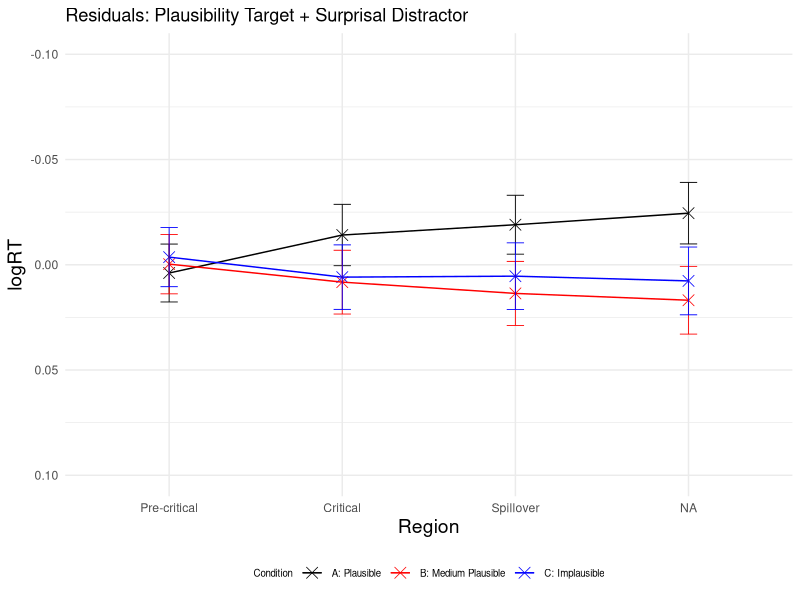
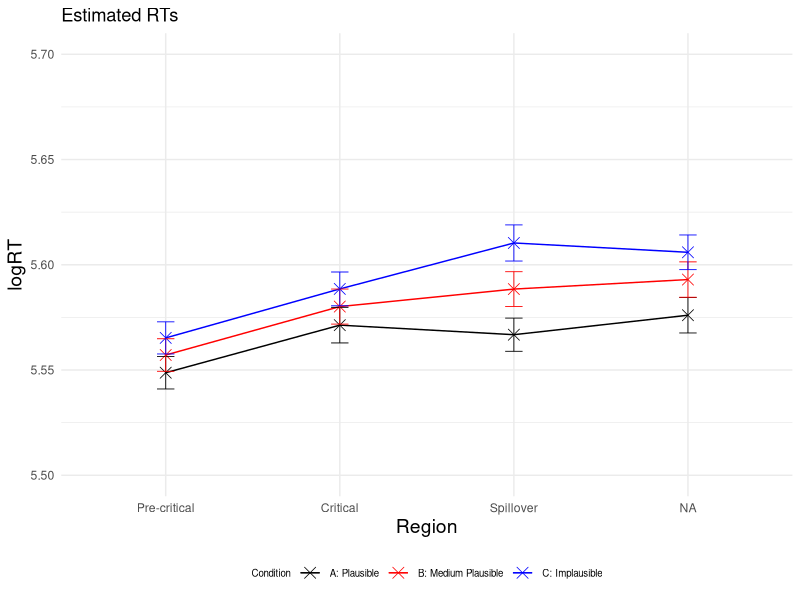
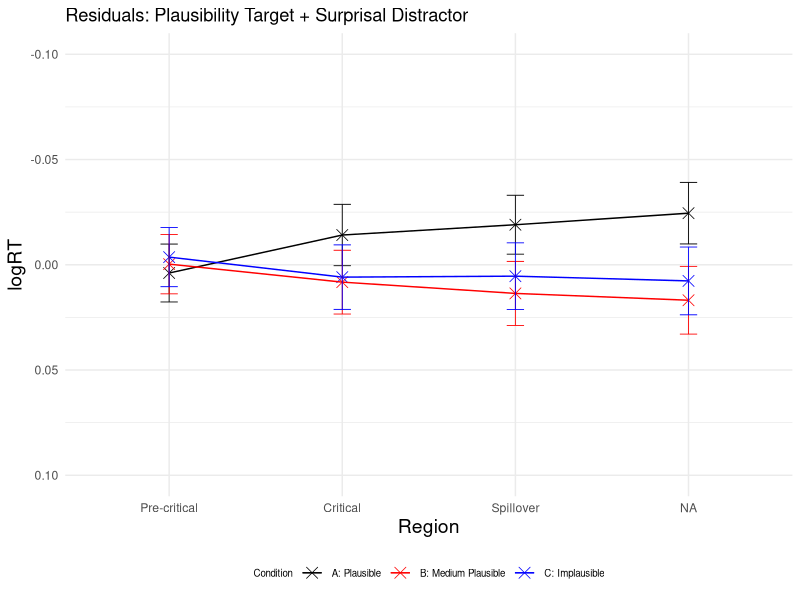
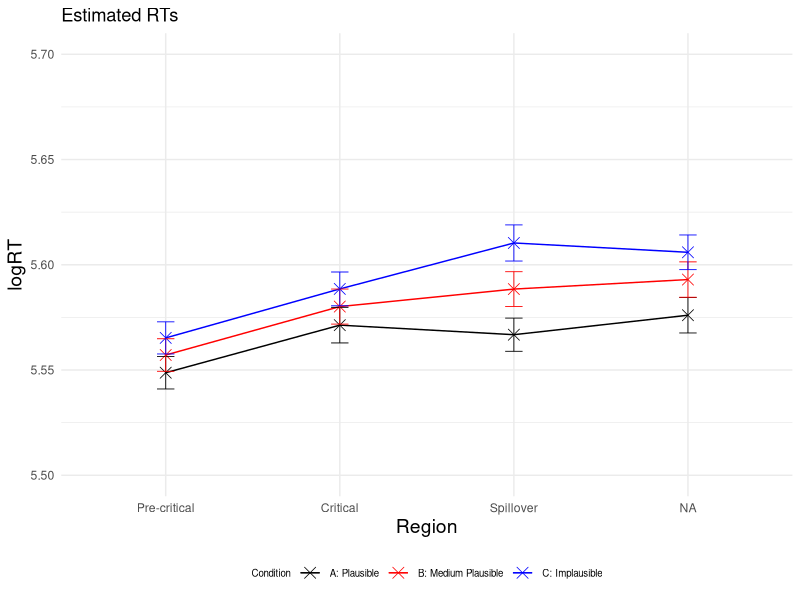

R code for these plots, in order:
### LMER ###
# load lme4 package
library(lme4)
library(dplyr)
library(ggplot2)
library(lmerTest)

setwd("~/Downloads/Master_Thesis/3_SPR_Study/Results_SPR_Plaus_single/")
GP6 <- read.csv("GP6SPR_processed.csv")


residuals <- data.frame(
  Region <- character(0),
  Condition <- character(0),
  Residual <- numeric(0),
  SE_Residual <- numeric(0)
)

logRT_estimated <- data.frame(
  Region <- character(0),
  Condition <- character(0),
  Estimated_logRT <- numeric(0),
  SE_Estimated <- numeric(0)
)


SPR_coefficients <- data.frame(
  Region <- character(0),
  Intercept <- numeric(0),
  Plausibility <- numeric(0),
  Surprisal <- numeric(0)
)


##### PRE-CRITICAL #####
# Precritical region
Precritical <- subset(GP6, Region == "Pre-critical")
# standardise predictors
Precritical$scaled_Plaus_Precritical <- scale(Precritical$SPR_Plaus_Rating)
Precritical$scaled_Surprisaldist_Precritical <- scale(Precritical$Surprisal_distractor)
# invert predictor plausibility
Precritical$inverted_scaled_Plaus_Precritical <- (Precritical$scaled_Plaus_Precritical) * (-1)
#log transform reading times
Precritical$logRT_Precritical <- log(Precritical$ReadingTime)



# define and run the linear mixed-effects regression model for the precritical region 
model_Precritical <- lmerTest::lmer(logRT_Precritical ~ inverted_scaled_Plaus_Precritical + scaled_Surprisaldist_Precritical + 
                                  (1 + inverted_scaled_Plaus_Precritical + scaled_Surprisaldist_Precritical | Subject) + 
                                  (1 + inverted_scaled_Plaus_Precritical + scaled_Surprisaldist_Precritical | Item), data = Precritical)

# print the summary of the model
summary_Precritical <- summary(model_Precritical)
print(summary_Precritical)

coefficients_Precritical <- summary_Precritical$coefficients

intercept <- coefficients_Precritical["(Intercept)", 1]
plaus_target_coeff <- coefficients_Precritical["(Intercept)", 1] + coefficients_Precritical["inverted_scaled_Plaus_Precritical", 1]
surprisal_distractor_coeff <- coefficients_Precritical["(Intercept)", 1] + coefficients_Precritical["scaled_Surprisaldist_Precritical", 1]

#####predict condition A, precritical#####
Precritical_A <- subset(Precritical, Condition == "A")
Precritical_A$Precritical_A_Predicted <- predict(model_Precritical, newdata = Precritical_A,  type = "response")

# calculate residuals
Residual_Precritical_A <- mean(Precritical_A$logRT_Precritical) - mean(Precritical_A$Precritical_A_Predicted)
Residual_Precritical_A
# observed RT for condition A precritical
Precrit_A_logRT_observed <- mean(Precritical_A$logRT_Precritical)
Precrit_A_logRT_observed
# estimated RT for condition A precritical
Precrit_A_logRT_estimated <- mean(Precritical_A$Precritical_A_Predicted)
Precrit_A_logRT_estimated

# calculate standard error for residuals
SE_Res_Precrit_A <- sqrt(sd(Precritical_A$logRT, na.rm = TRUE)^2/length(Precritical_A$logRT) + sd(Precritical_A$Precritical_A_Predicted, na.rm = TRUE)^2/length(Precritical_A$Precritical_A_Predicted))
SE_Res_Precrit_A
new_row_residuals <- data.frame(Region = 'Pre-critical', Condition = "A", Residual = Residual_Precritical_A, SE_Residual = SE_Res_Precrit_A)
residuals <- rbind(residuals, new_row_residuals)

# calculate standard error for logRT estimated
SE_est_Precrit_A <- sd(Precritical_A$Precritical_A_Predicted, na.rm = TRUE) / sqrt(length(Precritical_A$Precritical_A_Predicted)) 
SE_est_Precrit_A

new_row_logRT_estimated <- data.frame(Region = 'Pre-critical', Condition = "A", Estimated_logRT = Precrit_A_logRT_estimated, SE_Estimated = SE_est_Precrit_A)
logRT_estimated <- rbind(logRT_estimated, new_row_logRT_estimated)





####predict condition B, precritical#####
Precritical_B <- subset(Precritical, Condition == "B")
Precritical_B$Precritical_B_Predicted <- predict(model_Precritical, newdata = Precritical_B,  type = "response")

# calculate residuals
Residual_Precritical_B <- mean(Precritical_B$logRT_Precritical) - mean(Precritical_B$Precritical_B_Predicted)
Residual_Precritical_B
Precrit_B_logRT_observed <- mean(Precritical_B$logRT_Precritical)
Precrit_B_logRT_observed
Precrit_B_logRT_estimated <- mean(Precritical_B$Precritical_B_Predicted)
Precrit_B_logRT_estimated

# calculate standard error for residuals
SE_Res_Precrit_B <- sqrt(sd(Precritical_B$logRT, na.rm = TRUE)^2/length(Precritical_B$logRT) + sd(Precritical_B$Precritical_B_Predicted, na.rm = TRUE)^2/length(Precritical_B$Precritical_B_Predicted))
SE_Res_Precrit_B
new_row_residuals <- data.frame(Region = 'Pre-critical', Condition = "B", Residual = Residual_Precritical_B, SE_Residual = SE_Res_Precrit_B)
residuals <- rbind(residuals, new_row_residuals)

# calculate standard error for logRT estimated
SE_est_Precrit_B <- sd(Precritical_B$Precritical_B_Predicted, na.rm = TRUE) / sqrt(length(Precritical_B$Precritical_B_Predicted)) 
SE_est_Precrit_B
new_row_logRT_estimated <- data.frame(Region = 'Pre-critical', Condition = "B", Estimated_logRT = Precrit_B_logRT_estimated, SE_Estimated = SE_est_Precrit_B)
logRT_estimated <- rbind(logRT_estimated, new_row_logRT_estimated)



#####predict condition C, precritical#####
Precritical_C <- subset(Precritical, Condition == "C")
Precritical_C$Precritical_C_Predicted <- predict(model_Precritical, newdata = Precritical_C,  type = "response")

# calculate residuals
Residual_Precritical_C <- mean(Precritical_C$logRT_Precritical) - mean(Precritical_C$Precritical_C_Predicted)
Residual_Precritical_C
Precrit_C_logRT_observed <- mean(Precritical_C$logRT_Precritical) 
Precrit_C_logRT_observed
Precrit_C_logRT_estimated <- mean(Precritical_C$Precritical_C_Predicted)
Precrit_C_logRT_estimated

# calculate standard error for residuals
SE_Res_Precrit_C <- sqrt(sd(Precritical_C$logRT, na.rm = TRUE)^2/length(Precritical_C$logRT) + sd(Precritical_C$Precritical_C_Predicted, na.rm = TRUE)^2/length(Precritical_C$Precritical_C_Predicted))
SE_Res_Precrit_C
new_row_residuals <- data.frame(Region = 'Pre-critical', Condition = "C", Residual = Residual_Precritical_C, SE_Residual = SE_Res_Precrit_C)
residuals <- rbind(residuals, new_row_residuals)

# calculate standard error for logRT estimated
SE_est_Precrit_C <- sd(Precritical_C$Precritical_C_Predicted, na.rm = TRUE) / sqrt(length(Precritical_C$Precritical_C_Predicted)) 
SE_est_Precrit_C
new_row_logRT_estimated <- data.frame(Region = 'Pre-critical', Condition = "C", Estimated_logRT = Precrit_C_logRT_estimated, SE_Estimated = SE_est_Precrit_C)
logRT_estimated <- rbind(logRT_estimated, new_row_logRT_estimated)





##### CRITICAL #####
# critical region
Critical <- subset(GP6, Region == "Critical")
# standardise predictors
Critical$scaled_Plaus_Critical <- scale(Critical$SPR_Plaus_Rating)
Critical$scaled_Surprisaldist_Critical <- scale(Critical$Surprisal_distractor)
# invert predictor plausibility
Critical$inverted_scaled_Plaus_Critical <- (Critical$scaled_Plaus_Critical) * (-1)
#log transform reading times
Critical$logRT_Critical <- log(Critical$ReadingTime)

# define and run the linear mixed-effects regression model for the Critical region 
model_Critical <- lmerTest::lmer(logRT_Critical ~ inverted_scaled_Plaus_Critical + scaled_Surprisaldist_Critical + 
                            (1 + inverted_scaled_Plaus_Critical + scaled_Surprisaldist_Critical | Subject) + 
                            (1 + inverted_scaled_Plaus_Critical + scaled_Surprisaldist_Critical | Item), data = Critical)

# print the summary of the model
summary_Critical <- summary(model_Critical)
summary_Critical


#####predict condition A, Critical#####
Critical_A <- subset(Critical, Condition == "A")
Critical_A$Critical_A_Predicted <- predict(model_Critical, newdata = Critical_A,  type = "response")

# calculate residuals
Residual_Critical_A <- mean(Critical_A$logRT_Critical) - mean(Critical_A$Critical_A_Predicted)
Residual_Critical_A
Critical_A_logRT_observed <- mean(Critical_A$logRT_Critical) 
Critical_A_logRT_observed
Critical_A_logRT_estimated <- mean(Critical_A$Critical_A_Predicted)
Critical_A_logRT_estimated


# calculate standard error for residuals
SE_Res_Crit_A <- sqrt(sd(Critical_A$logRT, na.rm = TRUE)^2/length(Critical_A$logRT) + sd(Critical_A$Critical_A_Predicted, na.rm = TRUE)^2/length(Critical_A$Critical_A_Predicted))
SE_Res_Crit_A
new_row_residuals <- data.frame(Region = 'Critical', Condition = "A", Residual = Residual_Critical_A, SE_Residual = SE_Res_Crit_A)
residuals <- rbind(residuals, new_row_residuals)

# calculate standard error for logRT estimated
SE_est_Crit_A <- sd(Critical_A$Critical_A_Predicted, na.rm = TRUE) / sqrt(length(Critical_A$Critical_A_Predicted)) 
SE_est_Crit_A
new_row_logRT_estimated <- data.frame(Region = 'Critical', Condition = "A", Estimated_logRT = Critical_A_logRT_estimated, SE_Estimated = SE_est_Crit_A)
logRT_estimated <- rbind(logRT_estimated, new_row_logRT_estimated)


#####predict condition B, Critical#####
Critical_B <- subset(Critical, Condition == "B")
Critical_B$Critical_B_Predicted <- predict(model_Critical, newdata = Critical_B,  type = "response")

# calculate residualds
Residual_Critical_B <- mean(Critical_B$logRT_Critical) - mean(Critical_B$Critical_B_Predicted)
Residual_Critical_B
Critical_B_logRT_observed <- mean(Critical_B$logRT_Critical)
Critical_B_logRT_observed
Critical_B_logRT_estimated <- mean(Critical_B$Critical_B_Predicted)
Critical_B_logRT_estimated

# calculate standard error for residuals
SE_Res_Crit_B <- sqrt(sd(Critical_B$logRT, na.rm = TRUE)^2/length(Critical_B$logRT) + sd(Critical_B$Critical_B_Predicted, na.rm = TRUE)^2/length(Critical_B$Critical_B_Predicted))
SE_Res_Crit_B
new_row_residuals <- data.frame(Region = 'Critical', Condition = "B", Residual = Residual_Critical_B, SE_Residual = SE_Res_Crit_B)
residuals <- rbind(residuals, new_row_residuals)

# calculate standard error for logRT estimated
SE_est_Crit_B <- sd(Critical_B$Critical_B_Predicted, na.rm = TRUE) / sqrt(length(Critical_B$Critical_B_Predicted)) 
SE_est_Crit_B
new_row_logRT_estimated <- data.frame(Region = 'Critical', Condition = "B", Estimated_logRT = Critical_B_logRT_estimated, SE_Estimated = SE_est_Crit_B)
logRT_estimated <- rbind(logRT_estimated, new_row_logRT_estimated)



#####predict condition C, Critical#####
Critical_C <- subset(Critical, Condition == "C")
Critical_C$Critical_C_Predicted <- predict(model_Critical, newdata = Critical_C,  type = "response")

# calculate residuals
Residual_Critical_C <- mean(Critical_C$logRT_Critical) - mean(Critical_C$Critical_C_Predicted)
Residual_Critical_C
Critical_C_logRT_observed <- mean(Critical_C$logRT_Critical)
Critical_C_logRT_observed
Critical_C_logRT_estimated <- mean(Critical_C$Critical_C_Predicted)
Critical_C_logRT_estimated

# calculate standard error for residuals
SE_Res_Crit_C <- sqrt(sd(Critical_C$logRT, na.rm = TRUE)^2/length(Critical_C$logRT) + sd(Critical_C$Critical_C_Predicted, na.rm = TRUE)^2/length(Critical_C$Critical_C_Predicted))
SE_Res_Crit_C
new_row_residuals <- data.frame(Region = 'Critical', Condition = "C", Residual = Residual_Critical_C, SE_Residual = SE_Res_Crit_C)
residuals <- rbind(residuals, new_row_residuals)

# calculate standard error for logRT estimated
SE_est_Crit_C <- sd(Critical_C$Critical_C_Predicted, na.rm = TRUE) / sqrt(length(Critical_C$Critical_C_Predicted)) 
SE_est_Crit_C
new_row_logRT_estimated <- data.frame(Region = 'Critical', Condition = "C", Estimated_logRT = Critical_C_logRT_estimated, SE_Estimated = SE_est_Crit_C)
logRT_estimated <- rbind(logRT_estimated, new_row_logRT_estimated)




##### SPILLOVER #####
# Spillover region 
Spillover <- subset(GP6, Region == "Spillover")
# standardise predictors
Spillover$scaled_Plaus_Spillover <- scale(Spillover$SPR_Plaus_Rating)
Spillover$scaled_Surprisaldist_Spillover <- scale(Spillover$Surprisal_distractor)
# invert predictor plausibility
Spillover$inverted_scaled_Plaus_Spillover <- (Spillover$scaled_Plaus_Spillover) * (-1)
#log transform reading times
Spillover$logRT_Spillover <- log(Spillover$ReadingTime)

# define and run the linear mixed-effects regression model for the Spillover region 
model_Spillover <- lmerTest::lmer(logRT_Spillover ~ inverted_scaled_Plaus_Spillover + scaled_Surprisaldist_Spillover + 
                         (1 + inverted_scaled_Plaus_Spillover + scaled_Surprisaldist_Spillover | Subject) + 
                         (1 + inverted_scaled_Plaus_Spillover + scaled_Surprisaldist_Spillover | Item), data = Spillover)

# print the summary of the model
summary_Spillover <- summary(model_Spillover)
summary_Spillover



#####predict condition A, Spillover#####
Spillover_A <- subset(Spillover, Condition == "A")
Spillover_A$Spillover_A_Predicted <- predict(model_Spillover, newdata = Spillover_A,  type = "response")

# calculate residuals
Residual_Spillover_A <- mean(Spillover_A$logRT_Spillover) - mean(Spillover_A$Spillover_A_Predicted)
Residual_Spillover_A
Spillover_A_logRT_observed <- mean(Spillover_A$logRT_Spillover)
Spillover_A_logRT_observed 
Spillover_A_logRT_estimated <- mean(Spillover_A$Spillover_A_Predicted)
Spillover_A_logRT_estimated

# calculate standard error for residuals
SE_Res_Spill_A <- sqrt(sd(Spillover_A$logRT, na.rm = TRUE)^2/length(Spillover_A$logRT) + sd(Spillover_A$Spillover_A_Predicted, na.rm = TRUE)^2/length(Spillover_A$Spillover_A_Predicted))
SE_Res_Spill_A
new_row_residuals <- data.frame(Region = 'Spillover', Condition = "A", Residual = Residual_Spillover_A, SE_Residual = SE_Res_Spill_A)
residuals <- rbind(residuals, new_row_residuals)

# calculate standard error for logRT estimated
SE_est_Spill_A <- sd(Spillover_A$Spillover_A_Predicted, na.rm = TRUE) / sqrt(length(Spillover_A$Spillover_A_Predicted)) 
SE_est_Spill_A
new_row_logRT_estimated <- data.frame(Region = 'Spillover', Condition = "A", Estimated_logRT = Spillover_A_logRT_estimated, SE_Estimated = SE_est_Spill_A)
logRT_estimated <- rbind(logRT_estimated, new_row_logRT_estimated)



#####predict condition B, Spillover#####
Spillover_B <- subset(Spillover, Condition == "B")
Spillover_B$Spillover_B_Predicted <- predict(model_Spillover, newdata = Spillover_B,  type = "response")

# calculate residuals
Residual_Spillover_B <- mean(Spillover_B$logRT_Spillover) - mean(Spillover_B$Spillover_B_Predicted)
Residual_Spillover_B
Spillover_B_logRT_observed <- mean(Spillover_B$logRT_Spillover)
Spillover_B_logRT_observed
Spillover_B_logRT_estimated <- mean(Spillover_B$Spillover_B_Predicted)
Spillover_B_logRT_estimated

# calculate standard error for residuals
SE_Res_Spill_B <- sqrt(sd(Spillover_B$logRT, na.rm = TRUE)^2/length(Spillover_B$logRT) + sd(Spillover_B$Spillover_B_Predicted, na.rm = TRUE)^2/length(Spillover_B$Spillover_B_Predicted))
SE_Res_Spill_B
new_row_residuals <- data.frame(Region = 'Spillover', Condition = "B", Residual = Residual_Spillover_B, SE_Residual = SE_Res_Spill_B)
residuals <- rbind(residuals, new_row_residuals)

# calculate standard error for logRT estimated
SE_est_Spill_B <- sd(Spillover_B$Spillover_B_Predicted, na.rm = TRUE) / sqrt(length(Spillover_B$Spillover_B_Predicted)) 
SE_est_Spill_B
new_row_logRT_estimated <- data.frame(Region = 'Spillover', Condition = "B", Estimated_logRT = Spillover_B_logRT_estimated, SE_Estimated = SE_est_Spill_B)
logRT_estimated <- rbind(logRT_estimated, new_row_logRT_estimated)



#####predict condition C, Spillover#####
Spillover_C <- subset(Spillover, Condition == "C")
Spillover_C$Spillover_C_Predicted <- predict(model_Spillover, newdata = Spillover_C,  type = "response")

# calculate residuals
Residual_Spillover_C <- mean(Spillover_C$logRT_Spillover) - mean(Spillover_C$Spillover_C_Predicted)
Residual_Spillover_C
Spillover_C_logRT_observed <- mean(Spillover_C$logRT_Spillover)
Spillover_C_logRT_observed
Spillover_C_logRT_estimated <- mean(Spillover_C$Spillover_C_Predicted)
Spillover_C_logRT_estimated

# calculate standard error for residuals
SE_Res_Spill_C <- sqrt(sd(Spillover_C$logRT, na.rm = TRUE)^2/length(Spillover_C$logRT) + sd(Spillover_C$Spillover_C_Predicted, na.rm = TRUE)^2/length(Spillover_C$Spillover_C_Predicted))
SE_Res_Spill_C
new_row_residuals <- data.frame(Region = 'Spillover', Condition = "C", Residual = Residual_Spillover_C, SE_Residual = SE_Res_Spill_C)
residuals <- rbind(residuals, new_row_residuals)

# calculate standard error for logRT estimated
SE_est_Spill_C <- sd(Spillover_C$Spillover_C_Predicted, na.rm = TRUE) / sqrt(length(Spillover_C$Spillover_C_Predicted)) 
SE_est_Spill_C
new_row_logRT_estimated <- data.frame(Region = 'Spillover', Condition = "C", Estimated_logRT = Spillover_C_logRT_estimated, SE_Estimated = SE_est_Spill_C)
logRT_estimated <- rbind(logRT_estimated, new_row_logRT_estimated)





##### POST-SPILLOVER #####
# Post-spillover region 
Postspillover <- subset(GP6, Region == "Post-spillover")
# standardise predictors
Postspillover$scaled_Plaus_Postspillover <- scale(Postspillover$SPR_Plaus_Rating)
Postspillover$scaled_Surprisaldist_Postspillover <- scale(Postspillover$Surprisal_distractor)
# invert predictor plausibility
Postspillover$inverted_scaled_Plaus_Postspillover <- (Postspillover$scaled_Plaus_Postspillover) * (-1)
#log transform reading times
Postspillover$logRT_Postspillover <- log(Postspillover$ReadingTime)

# define and run the linear mixed-effects regression model for the Postspillover region 
model_Postspillover <- lmerTest::lmer(logRT_Postspillover ~ inverted_scaled_Plaus_Postspillover + scaled_Surprisaldist_Postspillover + 
                          (1 + inverted_scaled_Plaus_Postspillover + scaled_Surprisaldist_Postspillover | Subject) + 
                          (1 + inverted_scaled_Plaus_Postspillover + scaled_Surprisaldist_Postspillover | Item), data = Postspillover)

# print the summary of the model
summary_Postspillover <- summary(model_Postspillover)
summary_Postspillover

#####predict condition A, Postspillover#####
Postspillover_A <- subset(Postspillover, Condition == "A")
Postspillover_A$Postspillover_A_Predicted <- predict(model_Postspillover, newdata = Postspillover_A,  type = "response")

# calculate residuals
Residual_Postspillover_A <- mean(Postspillover_A$logRT_Postspillover) - mean(Postspillover_A$Postspillover_A_Predicted)
Residual_Postspillover_A
Postspillover_A_logRT_observed <- mean(Postspillover_A$logRT_Postspillover)
Postspillover_A_logRT_observed
Postspillover_A_logRT_estimated <- mean(Postspillover_A$Postspillover_A_Predicted)
Postspillover_A_logRT_estimated

# calculate standard error for residuals
SE_Res_PostSpill_A <- sqrt(sd(Postspillover_A$logRT, na.rm = TRUE)^2/length(Postspillover_A$logRT) + sd(Postspillover_A$Postspillover_A_Predicted, na.rm = TRUE)^2/length(Postspillover_A$Postspillover_A_Predicted))
SE_Res_PostSpill_A
new_row_residuals <- data.frame(Region = 'Post-Spillover', Condition = "A", Residual = Residual_Postspillover_A, SE_Residual = SE_Res_PostSpill_A)
residuals <- rbind(residuals, new_row_residuals)

# calculate standard error for logRT estimated
SE_est_PostSpill_A <- sd(Postspillover_A$Postspillover_A_Predicted, na.rm = TRUE) / sqrt(length(Postspillover_A$Postspillover_A_Predicted)) 
SE_est_PostSpill_A
new_row_logRT_estimated <- data.frame(Region = 'Post-Spillover', Condition = "A", Estimated_logRT = Postspillover_A_logRT_estimated, SE_Estimated = SE_est_PostSpill_A)
logRT_estimated <- rbind(logRT_estimated, new_row_logRT_estimated)



#####predict condition B, Postspillover#####
Postspillover_B <- subset(Postspillover, Condition == "B")
Postspillover_B$Postspillover_B_Predicted <- predict(model_Postspillover, newdata = Postspillover_B,  type = "response")

# calculate residuals
Residual_Postspillover_B <- mean(Postspillover_B$logRT_Postspillover) - mean(Postspillover_B$Postspillover_B_Predicted)
Residual_Postspillover_B
Postspillover_B_logRT_observed <- mean(Postspillover_B$logRT_Postspillover) 
Postspillover_B_logRT_observed
Postspillover_B_logRT_estimated <- mean(Postspillover_B$Postspillover_B_Predicted)
Postspillover_B_logRT_estimated

# calculate standard error for residuals
SE_Res_PostSpill_B <- sqrt(sd(Postspillover_B$logRT, na.rm = TRUE)^2/length(Postspillover_B$logRT) + sd(Postspillover_B$Postspillover_B_Predicted, na.rm = TRUE)^2/length(Postspillover_B$Postspillover_B_Predicted))
SE_Res_PostSpill_B
new_row_residuals <- data.frame(Region = 'Post-Spillover', Condition = "B", Residual = Residual_Postspillover_B, SE_Residual = SE_Res_PostSpill_B)
residuals <- rbind(residuals, new_row_residuals)

# calculate standard error for logRT estimated
SE_est_PostSpill_B <- sd(Postspillover_B$Postspillover_B_Predicted, na.rm = TRUE) / sqrt(length(Postspillover_B$Postspillover_B_Predicted)) 
SE_est_PostSpill_B
new_row_logRT_estimated <- data.frame(Region = 'Post-Spillover', Condition = "B", Estimated_logRT = Postspillover_B_logRT_estimated, SE_Estimated = SE_est_PostSpill_B)
logRT_estimated <- rbind(logRT_estimated, new_row_logRT_estimated)



#####predict condition C, Postspillover#####
Postspillover_C <- subset(Postspillover, Condition == "C")
Postspillover_C$Postspillover_C_Predicted <- predict(model_Postspillover, newdata = Postspillover_C,  type = "response")

# calculate residuals
Residual_Postspillover_C <- mean(Postspillover_C$logRT_Postspillover) - mean(Postspillover_C$Postspillover_C_Predicted)
Residual_Postspillover_C
Postspillover_C_logRT_observed <- mean(Postspillover_C$logRT_Postspillover)
Postspillover_C_logRT_observed
Postspillover_C_logRT_estimated <- mean(Postspillover_C$Postspillover_C_Predicted)
Postspillover_C_logRT_estimated

# calculate standard error for residuals
SE_Res_PostSpill_C <- sqrt(sd(Postspillover_C$logRT, na.rm = TRUE)^2/length(Postspillover_C$logRT) + sd(Postspillover_C$Postspillover_C_Predicted, na.rm = TRUE)^2/length(Postspillover_C$Postspillover_C_Predicted))
SE_Res_PostSpill_C
new_row_residuals <- data.frame(Region = 'Post-Spillover', Condition = "C", Residual = Residual_Postspillover_C, SE_Residual = SE_Res_PostSpill_C)
residuals <- rbind(residuals, new_row_residuals)

# calculate standard error for logRT estimated
SE_est_PostSpill_C <- sd(Postspillover_C$Postspillover_C_Predicted, na.rm = TRUE) / sqrt(length(Postspillover_C$Postspillover_C_Predicted)) 
SE_est_PostSpill_C
new_row_logRT_estimated <- data.frame(Region = 'Post-Spillover', Condition = "C", Estimated_logRT = Postspillover_C_logRT_estimated, SE_Estimated = SE_est_PostSpill_C)
logRT_estimated <- rbind(logRT_estimated, new_row_logRT_estimated)


# plot residuals
# Create a line plot 
p <- ggplot(residuals, aes(x = factor(Region, levels = c("Pre-critical", "Critical", "Spillover", "Post-spillover")), 
                          y = Residual, color = Condition, group = Condition)) + geom_point(shape = 4, size = 3.5, stroke = 0.4) + geom_line(linewidth=0.5) + ylim (0.10, -0.10)
p <- p + theme_minimal() + geom_errorbar(aes(ymin=Residual-SE_Residual, ymax=Residual+SE_Residual), width=.1, size=0.3) 
p <- p + scale_color_manual(name="Condition", labels=c("A: Plausible", "B: Medium Plausible", "C: Implausible"), values=c("#000000", "#FF0000", "#0000FF"))
p <- p + labs(x="Region", y="logRT", title = "Residuals: Plausibility Target + Surprisal Distractor") 
p <- p + theme(legend.position="bottom", legend.text=element_text(size=7), legend.title=element_text(size=7), axis.title.x = element_text(size = 14), axis.title.y = element_text(size = 14)) 
p 
ggsave("Residuals_Plot.pdf", p, width=4, height=4)


# plot estimated logRTs
# Create a line plot 
p <- ggplot(logRT_estimated, aes(x = factor(Region, levels = c("Pre-critical", "Critical", "Spillover", "Post-spillover")), 
                           y = Estimated_logRT, color = Condition, group = Condition)) + geom_point(shape = 4, size = 3.5, stroke = 0.4) + geom_line(linewidth=0.5) + ylim (5.5, 5.7)
p <- p + theme_minimal() + geom_errorbar(aes(ymin=Estimated_logRT-SE_Estimated, ymax=Estimated_logRT+SE_Estimated), width=.1, size=0.3) 
p <- p + scale_color_manual(name="Condition", labels=c("A: Plausible", "B: Medium Plausible", "C: Implausible"), values=c("#000000", "#FF0000", "#0000FF"))
p <- p + labs(x="Region", y="logRT", title = "Estimated RTs") 
p <- p + theme(legend.position="bottom", legend.text=element_text(size=7), legend.title=element_text(size=7), axis.title.x = element_text(size = 14), axis.title.y = element_text(size = 14)) 
p 
ggsave("Estimated_RTs_Plot.pdf", p, width=4, height=4)


# manual predict
# intercept
#intercept_critical_A <- summary_Critical$coefficients[("(Intercept)"), "Estimate"]
#intercept_critical_A

# mean plausibility scaled inverted critical a
#critical_a <- subset(Critical, Condition == "A")
#plaus_crit_scaled_A <- scale(critical_a$SPR_Plaus_Rating)
#plaus_crit_scaled_inv_A <- (plaus_crit_scaled_A) * (-1)
#plaus_crit_scaled_inv_A_mean <- mean(plaus_crit_scaled_inv_A)
#plaus_crit_scaled_inv_A_mean

# coefficient plausibility
#coeff_plaus_critical_A <-summary_Critical$coefficients[("inverted_scaled_Plaus_Critical"), "Estimate"]
#coeff_plaus_critical_A

# mean surprisal dist critical a
#surprisaldist_crit_scaled_A <- scale(critical_a$Surprisal_distractor)
#surprisaldist_crit_scaled_A_mean <- mean(surprisaldist_crit_scaled_A)
#surprisaldist_crit_scaled_A_mean

# coefficient surprisaldist
#coeff_plaus_critical_A <-summary_Critical$coefficients[("scaled_Surprisaldist_Critical"), "Estimate"]
#coeff_plaus_critical_A

#predict mean of condition A in region critical
#predict_critical_A <- intercept_critical_A + (plaus_crit_scaled_inv_A_mean * coeff_plaus_critical_A) + (surprisaldist_crit_scaled_A_mean * coeff_plaus_critical_A)
#predict_critical_A
